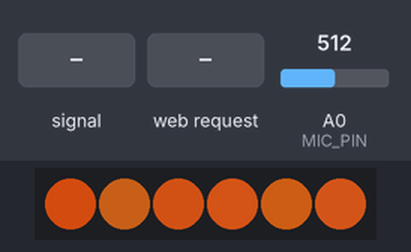
A sketch run on a simulated ESP8266 (NodeMCU). On the bench: 6 RGB LEDs in strip order, left to right. Inputs (shaded band) come from the test bench; at power-on: A0 (MIC_PIN) = 512. Dim RGB values are drawn brighter than linear; WiFi joins after 1.5 s; servers stay silent unless stated; the strip is taken to match the declared colour order; random numbers use the default seed unless the sketch sets one; what the sketch prints to the serial monitor is not drawn.

Above: at 2.75 s.
2.8 s: A0 (MIC_PIN) fed a 200 Hz sine of ±255 counts around its level
4.3 s: HTTP request GET /lightmode received
At 5.71 s:
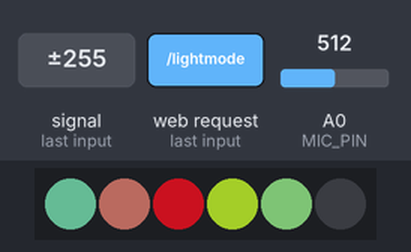
6.7 s: A0 (MIC_PIN) fed a 2 Hz sine of ±306 counts around its level
9.7 s: A0 (MIC_PIN) fed a 1000 Hz sine of ±255 counts around its level
At 10.33 s:
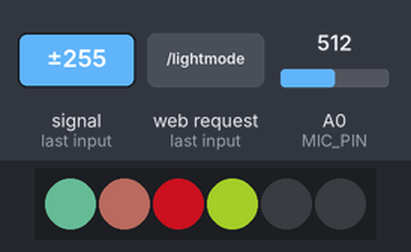
12.7 s: HTTP request GET /lightmode received
At 13.1 s:
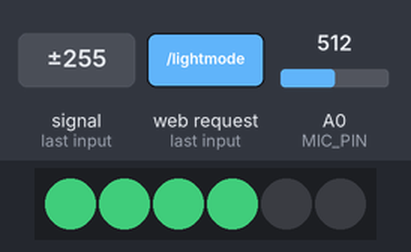
15.3 s: A0 (MIC_PIN) set to 292
At 16.4 s:
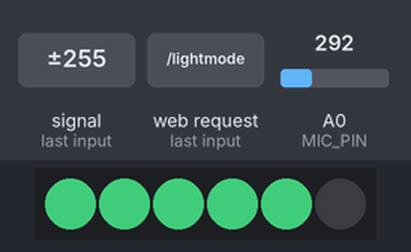
16.8 s: A0 (MIC_PIN) set to 267
At 17.3 s:
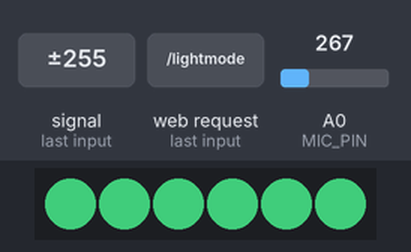
Timing chart, 0 to 19.3 s (numbered marks = the images above; inputs shaded):
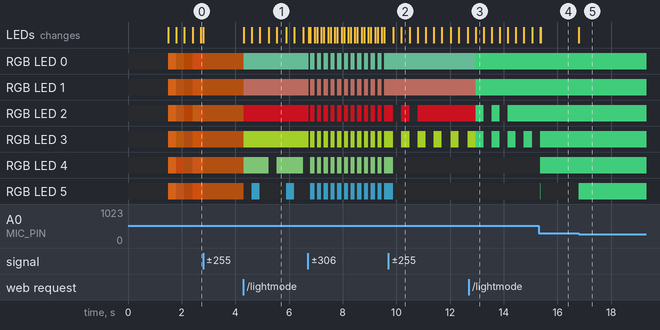

The sketch:

Reactive_Candle_V2.ino
```cpp
/*********
 * Sound Reactive Candle - Version 2.0
 * By James N.
 * added in this version is Wifi capable
 * you can change the light through the web interface
 * Make sure to enter you SSID and Password of you Home Network
 * before upload sketch to the MCU
 * To access the web interface, from your browser enter the IP of the MCU
*********/
#include <ESP8266WiFi.h>  // Wifi Lib
#include <Adafruit_NeoPixel.h> //Smart LED Lib

const char* ssid     = "YOUR SSID";  // Enter Your Network ID here
const char* password = "YOUR PASSWORD"; // Enter Your Network password here
int Wifi_HB_Timeout = 60000; // Wifi Connection Timeout in milliseconds
long Wifi_HB_Tmr; // variable to hold current start time
WiFiServer server(80);  // Web Port ID

#define N_PIXELS  6  // Number of pixels you are using
#define MIC_PIN   A0  // Microphone Pin
#define LED_PIN    D7  // NeoPixel LED Pin
#define DC_OFFSET  0  // DC offset in mic signal - if unusure, leave 0
#define NOISE     80  // Noise/hum/interference in mic signal
#define SAMPLES   50  // Length of buffer for dynamic level adjustment
#define TOP       (N_PIXELS +1) // Allow dot to go slightly off scale

int LightMode = 0;  // store light scheme
int modechangetmr;  // use for Auto Lightmode cycle
int cycleTime = 1000; // mode change every 1 seconds.  set desire time
bool automodechange = false;  // when set to true, light mode will cycle
int brightness;   // LED Brightness, max = 255
char* ModeToString[]={"Candle Fire","Multi Color","Lite Green","Purple","Lite Orange","Blue","Bright Pink","Greenish","White","Auto Rotation",};
int RGBValue[]={130,60,15,   // Fire - start idx = 0
                0,0,0,       // Multi color - start idx = 3
                80,250,150,  // Lite Green - start idx = 6
                200,50,225,  // Purple - start idx = 9
                250,160,60,   // Orange - start idx = 12
                10,25,230,   // Blue - start idx = 15
                175,20,75,   // Bright Pink - start idx = 18
                170,170,50,  // Green/Yellow - start idx = 21
                255,255,255}; // White - start idx = 24
int RGBIndex = 0; // variable to store the color index in array

byte
  peak      = 0,      // Used for falling dot
  volCount  = 0;      // Frame counter for storing past volume data

int
  vol[SAMPLES],       // Collection of prior volume samples
  lvl       = 10,     // Current "dampened" audio level
  minLvlAvg = 0,      // For dynamic adjustment of graph low & high
  maxLvlAvg = 512;

// create LED object
Adafruit_NeoPixel  strip = Adafruit_NeoPixel(N_PIXELS, LED_PIN, NEO_RGB + NEO_KHZ800);

String header;  // Variable to store the HTTP request
unsigned long currentTime = millis(); // current time use in network
unsigned long previousTime = 0;   // previous time
const long timeoutTime = 1000;  // duration for keeping client connection

// function to initiate Wifi connection
void Connect_WiFi()
{
  // Init Wifi to connect to Home AP
  WiFi.setSleepMode(WIFI_NONE_SLEEP);
  WiFi.setOutputPower(100);        // 10dBm == 10mW, 14dBm = 25mW, 17dBm = 50mW, 20dBm = 100mW
  WiFi.begin(ssid, password);
  while (WiFi.status() != WL_CONNECTED) {
    delay(500);
  Serial.print(".");
  }
  Serial.println("");
  Serial.print("WiFi connected and ");
  Serial.print("IP address: ");
  Serial.println(WiFi.localIP());
  server.begin();
  Wifi_HB_Tmr = millis(); // start the wifi hearbeat timer
}

void setup() {
  Serial.begin(115200); // set serial comm for debugging
  memset(vol, 0, sizeof(vol));  // define array for mic signal
  strip.begin();  // init LED
  Connect_WiFi(); // init wifi connection
}

// main function
void loop(){
  uint8_t  i;
  uint16_t minLvl, maxLvl;
  int      n, height;
  String req, prevreq;

  // Check for WiFi Status every 60 seconds and initiate connection if needed
  if (millis() - Wifi_HB_Tmr >= Wifi_HB_Timeout){
    if (WiFi.status() != WL_CONNECTED){
      Connect_WiFi();
    }
    else{
      Wifi_HB_Tmr = millis();
//      Serial.println("WiFi Still connected");
    }
  }
  WiFiClient client = server.available();   // Listen for incoming clients
  if (client) {                             // If a new client connects,
    Serial.println("New Client.");          // print a message out in the serial port
    String currentLine = "";                // make a String to hold incoming data from the client
    currentTime = millis();
    previousTime = currentTime;
    while (client.connected() && currentTime - previousTime <= timeoutTime) { // loop while the client's connected
      currentTime = millis();
      if (client.available()) {             // if there's bytes to read from the client,
        char c = client.read();             // read a byte, then
        Serial.write(c);                    // print it out the serial monitor
        header += c;
        if (c == '\n') {                    // if the byte is a newline character
          // if the current line is blank, you got two newline characters in a row.
          // that's the end of the client HTTP request, so send a response:
          if (currentLine.length() == 0) {
            // HTTP headers always start with a response code (e.g. HTTP/1.1 200 OK)
            // and a content-type so the client knows what's coming, then a blank line:
            client.println("HTTP/1.1 200 OK");
            client.println("Content-type:text/html");
            client.println("Connection: close");
            client.println();

            if (header.indexOf("GET /lightmode") >= 0){
                LightMode += 1;           // Increment color set
              if (LightMode == 9){   // Auto Color Rotation
                strip.setBrightness(250);
                automodechange = true;    // Enable Auto Color Rotation
                modechangetmr = millis(); // reset the duratio
              } else {
                automodechange = false;   // Disable Auto Color Rotation
                RGBIndex = LightMode * 3; // Starting RGB color index in color array
              }
            }
            else if (header.indexOf("GET /CandleLight") >= 0){  // Candle color
              automodechange = false;
              LightMode = 0;
              RGBIndex = LightMode * 3; // Starting RGB color index in color array
            }
            // Display the HTML web page
            client.println("<!DOCTYPE html><html>");
            client.println("<head><meta name=\"viewport\" content=\"width=device-width, initial-scale=1\">");
            client.println("<link rel=\"icon\" href=\"data:,\">");
            // style setting for Lightmode buttons
            client.println("<style>html { font-family: Helvetica; display: inline-block; margin: 0px auto; text-align: center;}");
            client.println(".button { background-color: #963C14; border: none; color: white; padding: 16px 40px;");
            client.println("text-decoration: none; font-size: 30px; margin: 2px; cursor: pointer;}");
            client.println(".button2 {background-color: #963C14;}</style></head>"); //77878A
            client.println("<body><h1>Reactive E-Candle</h1>");  // Title of web page
            // Display the 2 button and status of the Lightmode
            client.println("<p>Current Light Mode : " + String(ModeToString[LightMode]) + "</p>");
            client.println("<p><a href=\"/lightmode\"><button class=\"button\">Reactive Color</button></a></p>");
            client.println("<p><a href=\"/CandleLight\"><button class=\"button\"> Candle's Color </button></a></p>");
            client.println("</body></html>");
            // The HTTP response ends with another blank line
            client.println();
            // Break out of the while loop
            break;
          } else { // if you got a newline, then clear currentLine
            currentLine = "";
          }
        } else if (c != '\r') {  // if you got anything else but a carriage return character,
          currentLine += c;      // add it to the end of the currentLine
        }
      }
    }
    header = ""; // Clear the header variable
    client.stop(); // Close the connection
  }

//   Serial.println(automodechange);
  // Light Mode 9 = Auto Rotate Mode 1-8
   if (automodechange == true && millis()-modechangetmr > cycleTime){
    //Serial.println("Mode Cycling...");
    if(LightMode >= 9)
      {LightMode = 1;}
    else
      {LightMode += 1;}

    RGBIndex = LightMode * 3;
    modechangetmr = millis();
   }
  /////////////////////////////////////

  n   = analogRead(MIC_PIN);                 // Raw reading from mic
  n   = abs(n - 512 - DC_OFFSET);            // Center on zero
  n   = (n <= NOISE) ? 0 : (n - NOISE);      // Remove noise/hum
  lvl = ((lvl * 7) + n) >> 3;    // "Dampened" reading (else looks twitchy)
//  Serial.println(lvl);

  // Calculate bar height based on dynamic min/max levels (fixed point):
  height = TOP * (lvl - minLvlAvg) / (long)(maxLvlAvg - minLvlAvg);

  if(height < 0L)       height = 0;      // Clip output
  else if(height > TOP) height = TOP;
  if(height > peak)     peak   = height; // Keep 'peak' dot at top

  // Color pixels based on rainbow gradient
  for(i=0; i<N_PIXELS; i++) {
    if((lvl == 0) && (LightMode == 0))
    {
       brightness = random(75,230);
       strip.setBrightness(brightness);
       strip.setPixelColor(i, random(115, 150), random(55, 60), random(10, 20));  // Candle Fire
    }
    else if((i >= height) && (LightMode != 0))
    {
       strip.setPixelColor(i, 0, 0, 0);
    }
    else {
       if (LightMode == 1) strip.setPixelColor(i,Wheel(map(i,0,strip.numPixels()-1,30,150)));  // Various Color
       else strip.setPixelColor(i, RGBValue[RGBIndex],RGBValue[RGBIndex+1],RGBValue[RGBIndex+2]);
    }
  }
  strip.show(); // Update strip

  vol[volCount] = n;                      // Save sample for dynamic leveling
  if(++volCount >= SAMPLES) volCount = 0; // Advance/rollover sample counter

  // Get volume range of prior frames
  minLvl = maxLvl = vol[0];
  for(i=1; i<SAMPLES; i++) {
    if(vol[i] < minLvl)      minLvl = vol[i];
    else if(vol[i] > maxLvl) maxLvl = vol[i];
  }
  // minLvl and maxLvl indicate the volume range over prior frames, used
  // for vertically scaling the output graph (so it looks interesting
  // regardless of volume level).  If they're too close together though
  // (e.g. at very low volume levels) the graph becomes super coarse
  // and 'jumpy'...so keep some minimum distance between them (this
  // also lets the graph go to zero when no sound is playing):
  if((maxLvl - minLvl) < TOP) maxLvl = minLvl + TOP;
  minLvlAvg = (minLvlAvg * 63 + minLvl) >> 6; // Dampen min/max levels
  maxLvlAvg = (maxLvlAvg * 63 + maxLvl) >> 6; // (fake rolling average)
}

// Input a value 0 to 255 to get a color value.
uint32_t Wheel(byte WheelPos) {
  if(WheelPos < 85) {
   return strip.Color(WheelPos * 3, 255 - WheelPos * 3, random(WheelPos * 30,255 - WheelPos * 3));
  } else if(WheelPos < 170) {
   WheelPos -= 85;
   return strip.Color(255 - WheelPos * 3, random(WheelPos * 30,255 - WheelPos * 3), WheelPos * 3);
  } else {
   WheelPos -= 170;
   return strip.Color(random(WheelPos * 30,255 - WheelPos * 3), WheelPos * 3, 255 - WheelPos * 3);
  }
}
```

Measured:
- the behaviour switches between 279 and 278 on A0 (MIC_PIN) (found by bisection; images 4 and 5)
- after the input at 4.3 s, RGB LED 0: RGB(58, 26, 6) → RGB(40, 74, 59) at once; RGB LED 1: RGB(58, 26, 6) → RGB(72, 41, 37) at once
- after the input at 16.8 s, RGB LED 5: off → RGB(35, 112, 67) at once; the LEDs: change at once (image 5)
